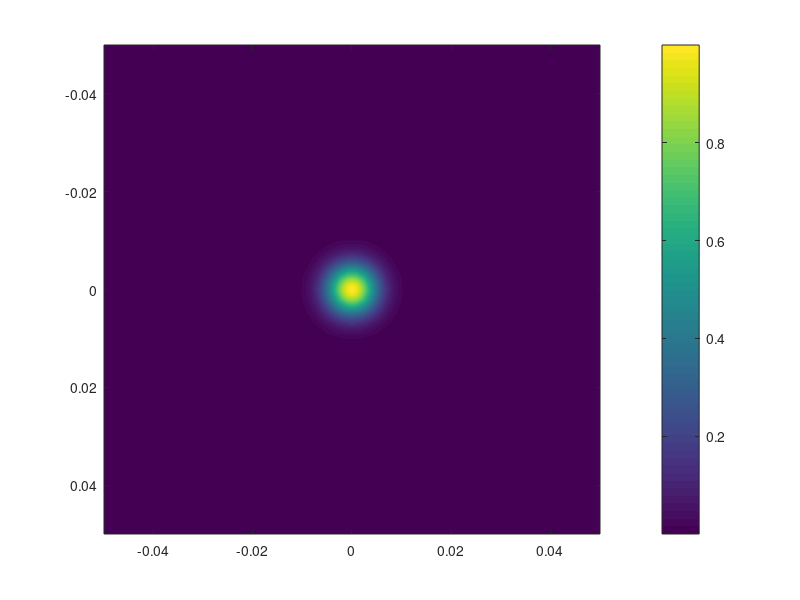

The MATLAB source for this figure: (Note: this script raises an error after producing the figure.)
% Ralf Mouthaan
% University of Cambridge
% June 2020
% 
% Modelling of z-scan system.
% Uses Fourier transforms for propagation.
% This approach tries to use Fourier transforms for all propagations, but I
% think I'm getting into trouble with the fact that I'm not actually in the
% Fourier domain.

clc; clear variables; close all;

%% User-defined parameters

n0 = 1.45; % n = n0 + n2*|E|^2
n2 = 5e-6;
lambda = 532e-9; % Green DPSS
w0 = 5e-3; % width of beam before lens
f = 75e-3; % focal length of lens
d = 10; % Distance from sample to diode. Far enough to be far-field?
L = 300e-6;

%% Derived parameters

k0 = 2*pi/lambda;
wR = lambda*f/(w0*pi);
zR= k0*wR^2/2; % diffraction length of beam
x = linspace(-10*w0, 10*w0, 2000);
[x_mesh, y_mesh] = meshgrid(x, x.');
r_mesh = sqrt(x_mesh.^2 + y_mesh.^2);
arrz = linspace(-4*zR,4*zR,100);

%% Calculations

figure;
DiodePower = zeros(size(arrz));
for ii = 1:length(arrz)
    
    z = arrz(ii);
    fprintf('z = %f\n', z);
    
    % Beam before lens
    x = linspace(-10*w0, 10*w0, 2000);
    [x_mesh, y_mesh] = meshgrid(x, x.');
    r_mesh = sqrt(x_mesh.^2 + y_mesh.^2);
    F = exp(-r_mesh.^2/w0^2);
    
    imagesc(x, x.', abs(F));
    colorbar
    
    sum(sum(abs(F).^2))
    
    F = propLens(F, x, lambda, f);
    [F, x] = propFresnel(F, x, lambda, f);
    
    sum(sum(abs(F).^2))
    
    imagesc(x, x.', abs(F));
    
    F = F.*exp(1i*k0*n2*L*abs(F).^2);
    
    imagesc(angle(F));
    
    [F, x] = propFresnel(F, x, lambda, d);
    
    imagesc(x, x.', abs(F));
    
    r_mesh = sqrt(x.^2 + x.'.^2);
    DiodePower(ii) = sum(sum(abs(F(r_mesh < 0.1)).^2));
    
end

figure;
plot(arrz, DiodePower);

%% Helper functions
function F = propLens(F, x, lambda, f)
    % PROPLENS Propagation through a lens
    % Author : RPM
    % Based on Eq. 5-10 of Goodman
    % Inputs:
    %   - F : fields in source plane
    %   - x : coordinates in source plane
    %   - lambda : wavelength
    %   - f : lens focal length
    % Outputs:
    %   - F = fields in observation plane

    k = 2*pi/lambda;
    [x_mesh, y_mesh] = meshgrid(x, x);
    F = F .* exp(-1i*k/2/f*(x_mesh.^2 + y_mesh.^2));
    
end
function [F, u] = propFresnel(F, x, lambda, z)
    % PROPFRESNEL Fresnel propagation
    % Author : RPM
    % Implements Eq. 4-17 of Goodman
    % See also Tan lecture notes
    % See also Voelz book
    % Inputs:
    %   - F : fields in source plane
    %   - x : coordinates in source plane
    %   - lambda : wavelength
    %   - z : propagation distance
    % Outputs:
    %   - F: fields in observation plane
    %   - u: coordinates in observation plane
    
    % Calculate Fresnel number
    Lx = max(x) - min(x);
    Fnumber = Lx^2/lambda/z;
    if Fnumber > 1
        warning(['Not operating in Fresnel region, F = ' num2str(Fnumber)])
    end
    
    % Wavevector
    k = 2*pi/lambda;

    % Coord calculations
    Nx = length(x);
    dx = (max(x) - min(x))/(Nx-1);
    [x_mesh, y_mesh] = meshgrid(x, x);
    du = lambda*z/(Nx*dx);
    u = (-Nx/2:Nx/2-1)*du;
    [u_mesh, v_mesh] = meshgrid(u, u);

    % Fresnel calculations
    F = F.*exp(1i*k/(2*z)*(x_mesh.^2 + y_mesh.^2)); 
    F = ifftshift(fft2(fftshift(F)));
    F = F.*exp(1i*k/(2*z)*(u_mesh.^2 + v_mesh.^2));
    F = F * exp(1i*k*z)/(1i*lambda*z)*dx*dx;
    
end
